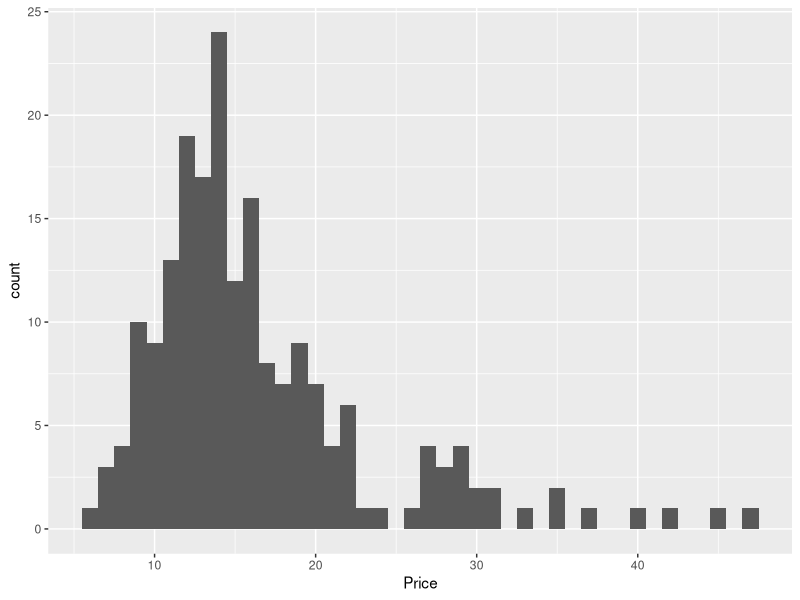
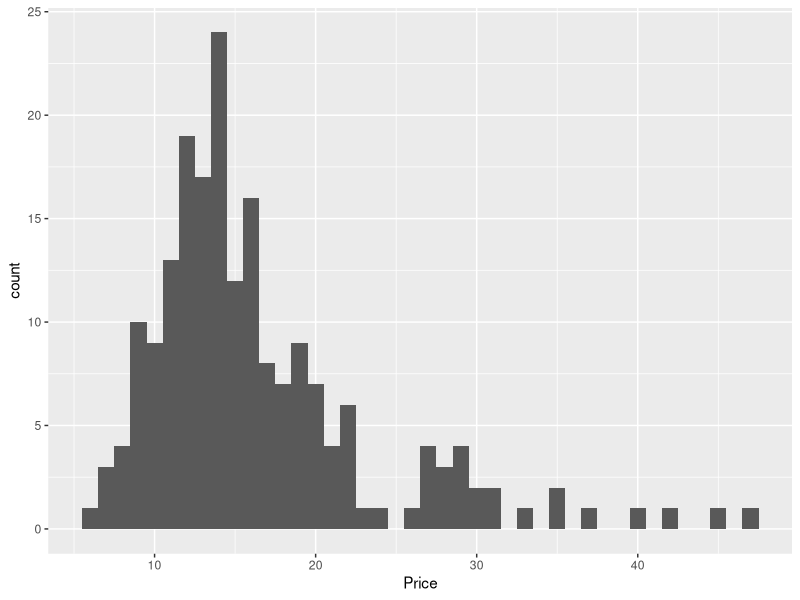
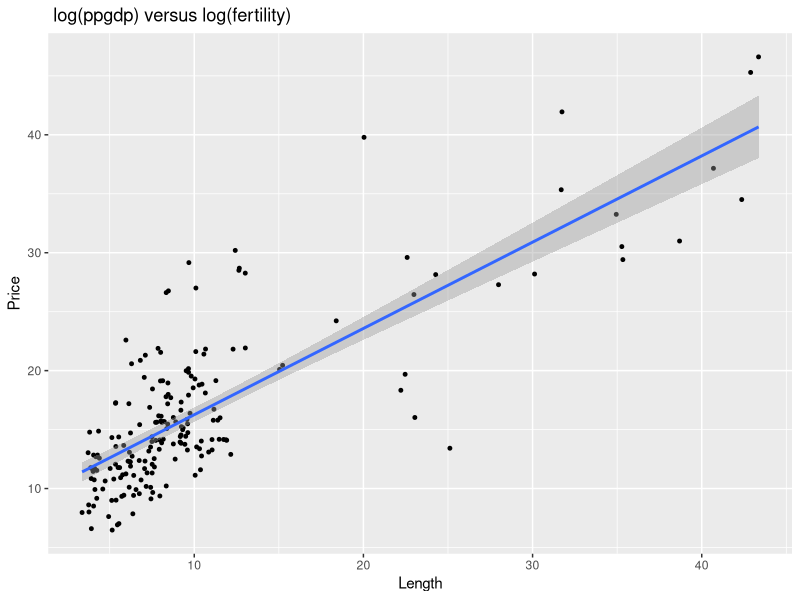
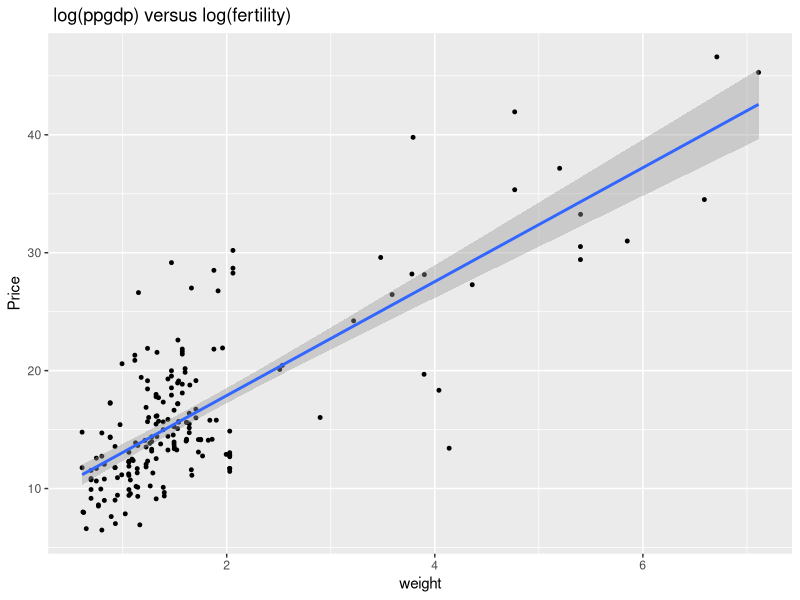
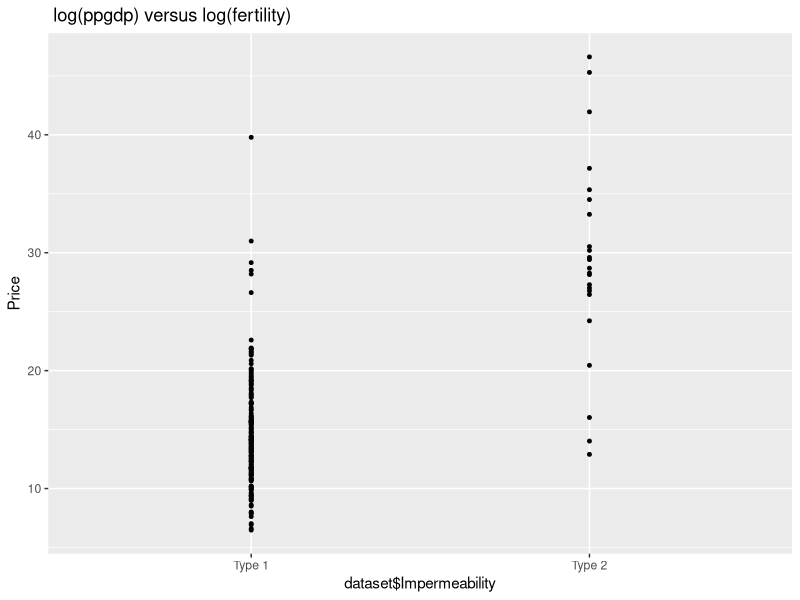
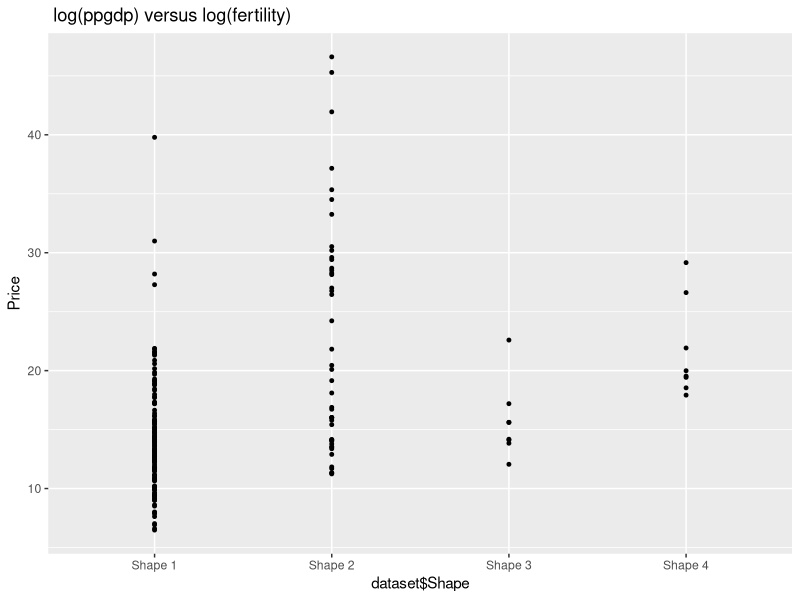
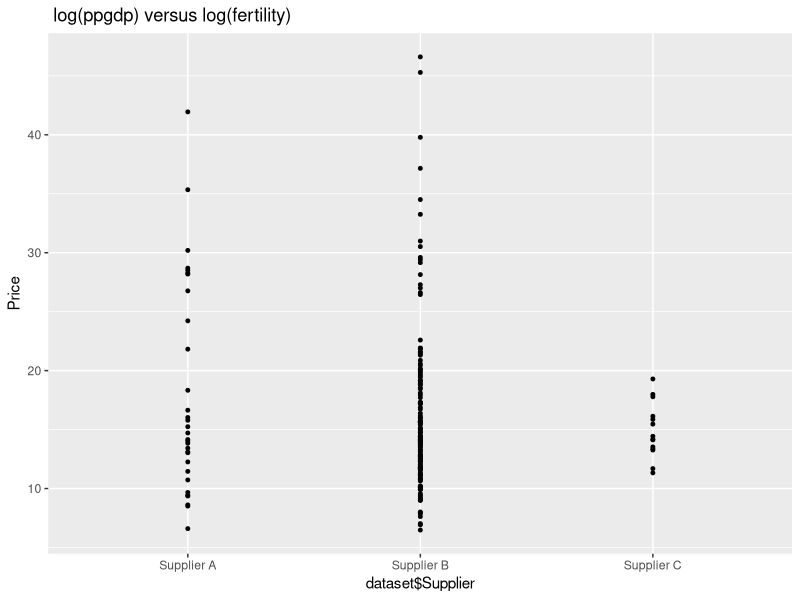
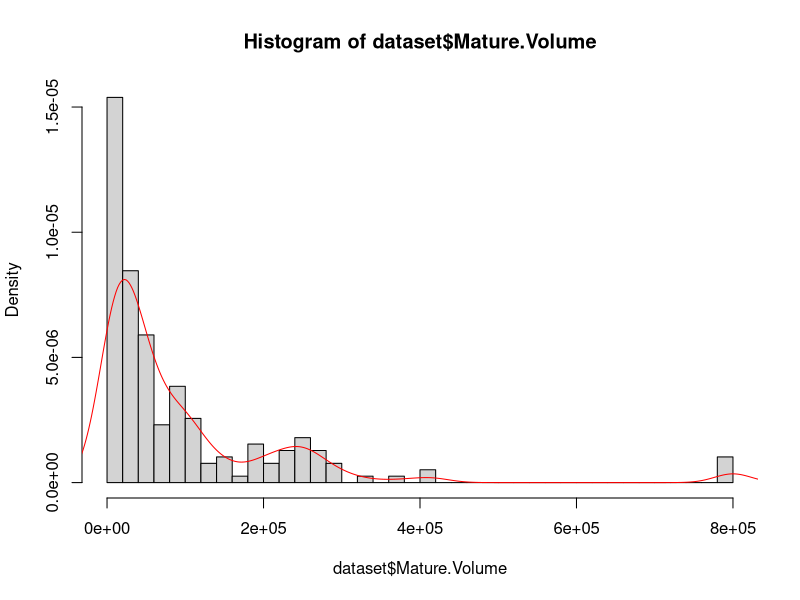

Here is the R script that generated these plots, in order:
## ---- chunk 1
library(dplyr)
library(readr)
dataset <- read.table("ScrewCaps.csv", header = TRUE, sep = ",", dec = ".", row.names = 1)
head(dataset)
summary(dataset)
## ---- chunk 2

library(ggplot2)

p <- ggplot(dataset, aes(x = Price)) + geom_histogram(binwidth = 1)

p
## ---- chunk 3

library(ggplot2)

p <- ggplot(dataset, aes(x = Price)) + geom_histogram(binwidth = 1)

p

quantile(dataset$Price)  
## ---- chunk 4



p <- ggplot(data=dataset, aes(x= Length, y= Price)) + geom_point(size=1) + geom_smooth(method=lm) + ggtitle(" log(ppgdp) versus log(fertility) ")

p

## ---- chunk 5



p <- ggplot(data=dataset, aes(x= weight, y= Price)) + geom_point(size=1) + geom_smooth(method=lm) + ggtitle(" log(ppgdp) versus log(fertility) ")

p

## ---- chunk 6



p <- ggplot(data=dataset, aes(x= dataset$Impermeability, y= Price)) + geom_point(size=1) + geom_smooth(method=lm) + ggtitle(" log(ppgdp) versus log(fertility) ")

p

## ---- chunk 7


p <- ggplot(data=dataset, aes(x= dataset$Shape, y= Price)) + geom_point(size=1) + geom_smooth(method=lm) + ggtitle(" log(ppgdp) versus log(fertility) ")

p

## ---- chunk 8


p <- ggplot(data=dataset, aes(x= dataset$Supplier, y= Price)) + geom_point(size=1) + geom_smooth(method=lm) + ggtitle(" log(ppgdp) versus log(fertility) ")

p

## ---- chunk 9
PriceComp_avg <- dataset %>% select(Supplier,Price) %>% group_by(Supplier) %>% summarise(Average_Price = mean(Price))  

head(PriceComp_avg)

PriceComp_min <- dataset %>% select(Supplier,Price) %>% group_by(Supplier) %>% summarise(Average_Price = min(Price))

head(PriceComp_min)
## ---- chunk 10

d <- density(dataset$Mature.Volume)
hist(dataset$Mature.Volume, breaks=40, probability = TRUE)
lines(d, col = "red")

## ---- chunk 11
library(dplyr)
dataset <- dataset %>% filter ( Mature.Volume < 600000 )  

## ---- chunk 12
d <- density(dataset$Mature.Volume)
hist(dataset$Mature.Volume, breaks=40, probability = TRUE)
lines(d, col = "red")
## ---- chunk 13

library(FactoMineR)
res.pca <- PCA(dataset, quali.sup=c(1,5,6,7,9), quanti.sup = 10, scale = TRUE)
summary(res.pca, nbelements = 10, ncp = 4)
## ---- chunk 14

X <- scale(as.matrix(dataset %>% select(-c(1,5,6,7,9,10))))
  
#cov = as.data.frame( (t(X) %*%  X ) / 191)
as.data.frame(cov(X))
#cov
  
## ---- chunk 15

res.pca$var$coord[,1:2]



## ---- chunk 16
library(cluster)
library(fpc)



#dat <- scale(as.matrix(dataset %>% select(-c(1,5,6,7,9,10))))

dat <- res.pca$ind$coord[,1:2]
clus <- kmeans(dat, 2, nstart = 20)


plotcluster(dat, clus$cluster)

clusplot(dat, clus$cluster, color=TRUE, shade=TRUE, 
         labels=2, lines=0)

within <- function(i) {
  
  return(kmeans(dat, i, nstart = 20)$tot.withinss )
  
}


clust_tab = c()
for(i in 1:15) clust_tab <- c(clust_tab, within(i))


plot(clust_tab)


## ---- chunk 17
res.hcpc <- HCPC(res.pca, nb.clust = -1)

plot(res.hcpc$call$t$within[1:14])


## ---- chunk 18

res.hcpc$desc.var$quanti.var
## ---- chunk 19
catdes(dataset, num.var=1) 
